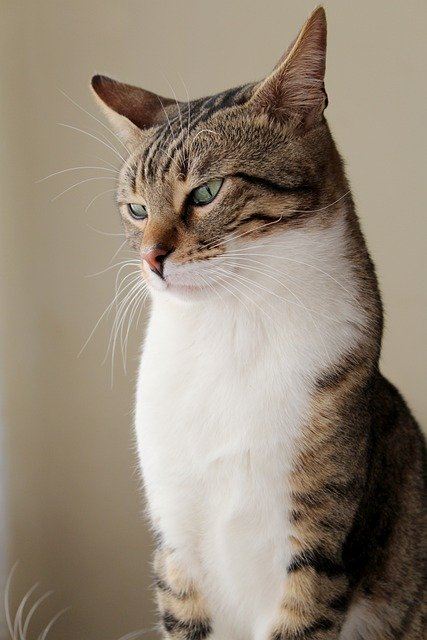
//> input picture histogram_draw/image.jpg, 427 x 640 px
$ ./draw   (built with g++ and OpenCV 4)
//> lines starting //> are read from the running program, lines starting //| are printed output that depends on the picture; after the words box and inside, x2 and y2 are one past the last pixel; in counts of white or black regions, pixels touching at a corner belong together
#include "opencv2/opencv.hpp"
using namespace cv;

int histSize[1];
float hranges[2];
const float *ranges[1];
int channels[1];

MatND getHistogram(const Mat &image)
{
    histSize[0] = 256;
    hranges[0] = 0.0;   //히스토그램 최소 값
    hranges[1] = 255.0; //히스토그램 최대 값
    ranges[0] = hranges;
    channels[0] = 0;
    MatND hist;
    calcHist(&image, 1, channels, Mat(), hist, 1, histSize, ranges);

    return hist;
}

Mat getHistogramImage(const Mat &image)
{
    histSize[0] = 256;
    hranges[0] = 0.0;
    hranges[1] = 255.0;
    ranges[0] = hranges;
    channels[0] = 0;

    MatND hist = getHistogram(image); // 히스토그램 계산
    double maxVal = 0;                // 최대 빈도수
    double minVal = 0;                // 최소 빈도수

    minMaxLoc(hist, &minVal, &maxVal, 0, 0);
    Mat histImg(histSize[0], histSize[0], CV_8U, Scalar(255));
    int hpt = static_cast<int>(0.9 * histSize[0]);

    //그래프 그리기
    for (int h = 0; h < histSize[0]; h++)
    {
        float binVal = hist.at<float>(h);
        int intensity = static_cast<int>(binVal * hpt / maxVal);
        line(histImg, Point(h, histSize[0]), Point(h, histSize[0] - intensity), Scalar::all(0));
    }
    return histImg;
}

int main()
{
    Mat src = imread("image.jpg", IMREAD_GRAYSCALE);
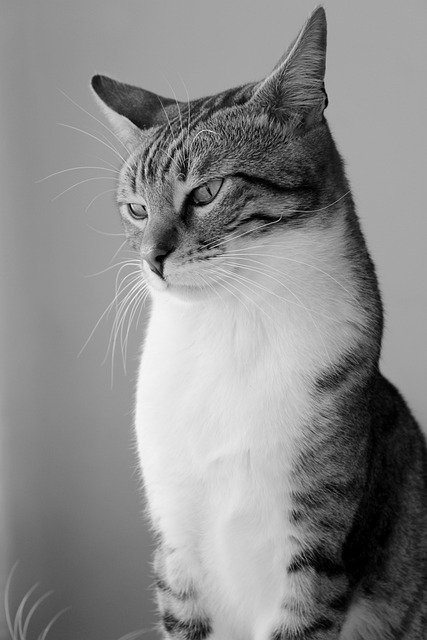
//> src: 640 rows x 427 cols, CV_8UC1; min 0, max 255, mean 138.4
    imshow("Original", src);
    //원본 히스토그램
    MatND histo = getHistogram(src);
//> in getHistogram, `calcHist(&image, 1, channels, Mat(), hist, 1, histSize, ranges);`: hist = 256 values, max 9682 at index 166, min 0 at index 252, mean 1067.5
//> histo has the same summary as hist in getHistogram
    imshow("Histogram", getHistogramImage(src));
//> in getHistogramImage, `minMaxLoc(hist, &minVal, &maxVal, 0, 0);`: maxVal = 9682
//> the loop in getHistogramImage, `for (int h = 0; h < histSize[0]; h++)` made 256 passes
//> (binVal, intensity) on passes 1 to 3: (1086, 25), (581, 13), (532, 12)
//> after the loop in getHistogramImage, `for (int h = 0; h < histSize[0]; h++)`:
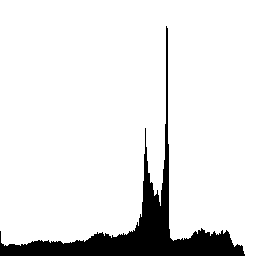
//> histImg: 256 rows x 256 cols, CV_8UC1; 90.3% white; 1 black region, box (x1, y1, x2, y2) and area: (0, 26, 245, 256) 6374

    waitKey(0);
}
